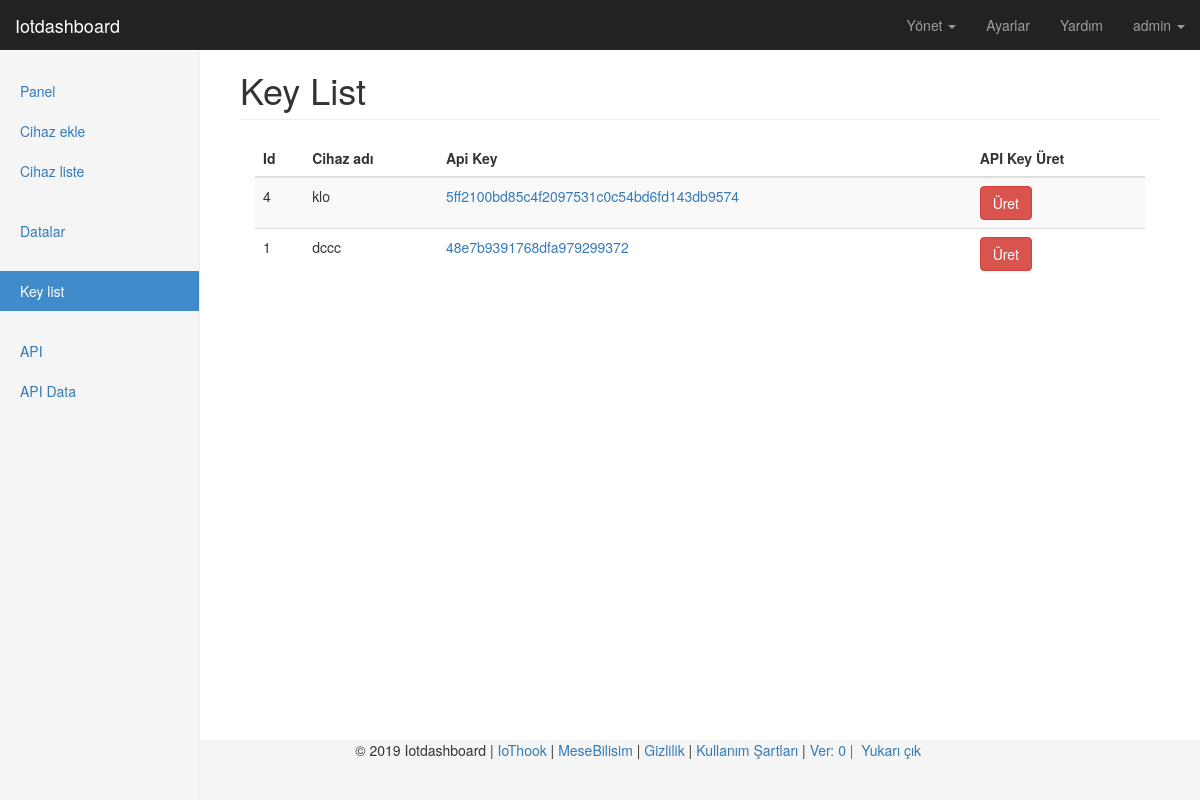
The page /tr/key/list/ (signed in) on the database its author committed.
### devices/models.py (models this page shows, shortened)
class Device(models.Model):
    name = models.CharField(_('Cihaz adı'), max_length=60, help_text=_('Cihaz adını giriniz'))
    field_1 = models.CharField(_('Alan 1'), max_length=20, null=True, blank=True)
    field_id_1 = models.CharField(_('Alan ID 1'), max_length=30, null=True, blank=True)
    field_2 = models.CharField(_('Alan 2'), max_length=20, null=True, blank=True)
    field_id_2 = models.CharField(_('Alan ID 2'), max_length=30, null=True, blank=True)
    field_3 = models.CharField(_('Alan 3'), max_length=20, null=True, blank=True)
    field_id_3 = models.CharField(_('Alan ID 3'), max_length=30, null=True, blank=True)
    field_4 = models.CharField(_('Alan 4'), max_length=20, null=True, blank=True)
    field_id_4 = models.CharField(_('Alan ID 4'), max_length=30, null=True, blank=True)
    field_5 = models.CharField(_('Alan 5'), max_length=20, null=True, blank=True)
    field_id_5 = models.CharField(_('Alan ID 5'), max_length=30, null=True, blank=True)
    field_6 = models.CharField(_('Alan 6'), max_length=20, null=True, blank=True)
    field_id_6 = models.CharField(_('Alan ID 6'), max_length=30, null=True, blank=True)
    field_7 = models.CharField(_('Alan 7'), max_length=20, null=True, blank=True)
    field_id_7 = models.CharField(_('Alan ID 7'), max_length=30, null=True, blank=True)
    field_8 = models.CharField(_('Alan 8'), max_length=20, null=True, blank=True)
    field_id_8 = models.CharField(_('Alan ID 8'), max_length=30, null=True, blank=True)
    field_9 = models.CharField(_('Alan 9'), max_length=20, null=True, blank=True)
    field_id_9 = models.CharField(_('Alan ID 9'), max_length=30, null=True, blank=True)
    field_10 = models.CharField(_('Alan 10'), max_length=20, null=True, blank=True)
    field_id_10 = models.CharField(_('Alan ID 10'), max_length=30, null=True, blank=True)
    api_key = models.CharField(_('Api key'), max_length=200)  # api key
    description = models.TextField(_('Açıklama'), blank=True, max_length=255)
    enable = models.BooleanField(_('Aktif et'), default=True)
    remote_address = models.CharField(_('Ip adres'), max_length=255)
    pub_date = models.DateTimeField(_('Yayin tarihi'), auto_now=True)
    class Meta:
        ordering = ['-pub_date']

### devices/views.py (the view)
# urls.py: path('key/list/', devices.key_list, name='key_list'),
@login_required(login_url=LOGIN_URL)
def key_list(request):
    key_list = True
    list = Device.objects.filter(enable=True)
    return render(request, "back/key_list.html", locals())

### devices/templatetags/custom_tags.py (called while the page is built)
@register.simple_tag
def version():
    try:
        return time.strftime('%m%d%Y/%u', time.gmtime(os.path.getmtime('.git/')))
    except:
        return 0

@register.simple_tag
def website_name():
    return WEBSITE_NAME

### templates/back/key_list.html (shortened to what this page needs)
{% extends "back/base.html" %}
{% load staticfiles %}
{% load custom_tags %}
{% load i18n %}
{% block website_name %}Key List{% endblock %}
{% block content %}
<div class="col-xs-12 col-sm-12 placeholder">
    <div class="table-responsive">
        <table class="table table-striped">
            <thead>
            <tr>
                <th>{% trans 'Id' %}</th>
                <th>{% trans 'Cihaz adı' %}</th>
                <th>{% trans 'Api Key' %}</th>
                <th>{% trans 'API Key Üret' %}</th>
            </tr>
            </thead>
            <tbody>
            {% for i in list %}
            <tr>
                <td>{{ i.id }}</td>
                <td>{{ i.name }}</td>
                <td><a class="tooltip-viewport-bottom" title="{{ i.api_key }}">{{ i.api_key }}</a></td>
                <td><a class="btn btn-danger" href="{% url 'generate_key' i.id %}" role="button" onclick="return confirm('{% trans "Are you sure you want to generate a new write API key?" %}');">{% trans 'Üret' %}</a></td>
            </tr>
            {% endfor %}
            </tbody>
        </table>
    </div>
</div>
{% endblock %}

### templates/back/navbar.html (shortened to what this page needs)
{% load custom_tags %}
{% load i18n %}
{% load rest_framework %}
<nav class="navbar navbar-inverse navbar-fixed-top">
    <div class="container-fluid">
        <div class="navbar-header">
            <a class="navbar-brand" href="{% url 'index' %}">{% website_name %}</a>
        </div>
        <div id="navbar" class="navbar-collapse collapse">
            <ul class="nav navbar-nav navbar-right">
                <li class="dropdown">
                  <a href="#" class="dropdown-toggle" data-toggle="dropdown" role="button" aria-haspopup="true" aria-expanded="false">{% trans 'Yönet' %} <span class="caret"></span></a>
                </li>
                <li><a href="/admin/">{% trans 'Ayarlar' %}</a></li>
                <li><a href="http://iotdashboard.readthedocs.io/tr/latest/">{% trans 'Yardım' %}</a></li>
                {% if user.is_authenticated %}
                    <li class="dropdown">
                      <a href="#" class="dropdown-toggle" data-toggle="dropdown" role="button" aria-haspopup="true" aria-expanded="false">{{ user }} <span class="caret"></span></a>
                    </li>
                {% endif %}
            </ul>
        </div>
    </div>
</nav>

### static/back/dashboard/dashboard.css (style rules this page uses)
body { padding-top: 50px; }
.navbar-fixed-top { border: 0; }
.placeholder { margin-bottom: 20px; }

### static/back/dashboard/sticky-footer.css (style rules this page uses)
html { position: relative; min-height: 100%; }
body { margin-bottom: 60px; }

### rows shown on the page
Device: id "4", name "klo", api_key "5ff2100bd85c4f2097531c0c54bd6fd143db9574"
Device: id "1", name "dccc", api_key "48e7b9391768dfa979299372"

### other values the page prints
{{ user }} "admin"
